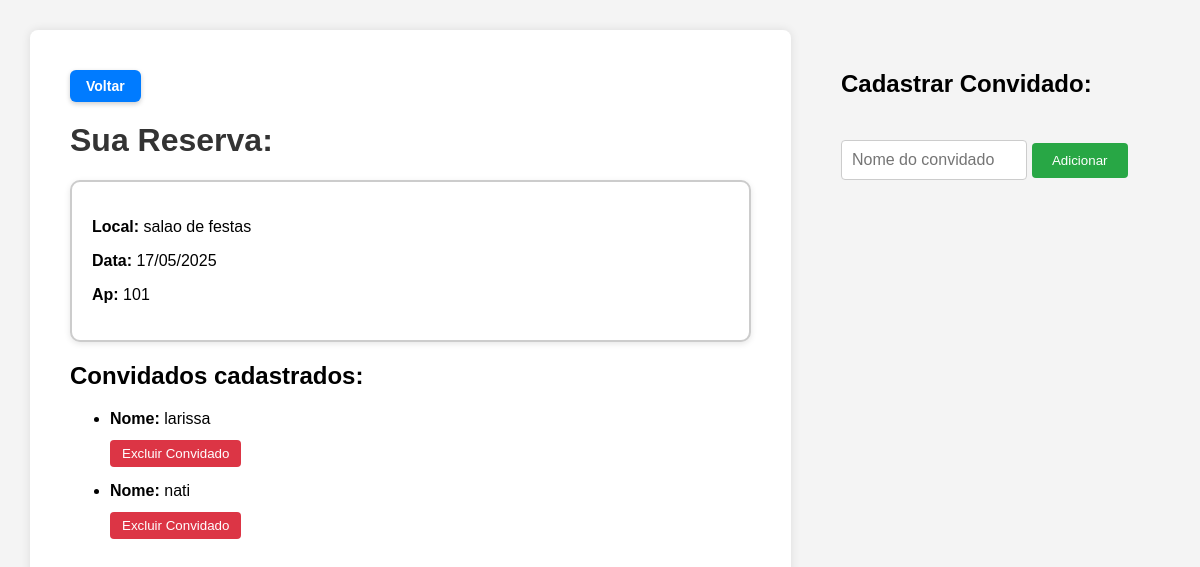
Page /cadastrar_visitantes_Evento.html/2 on the earlier database version.
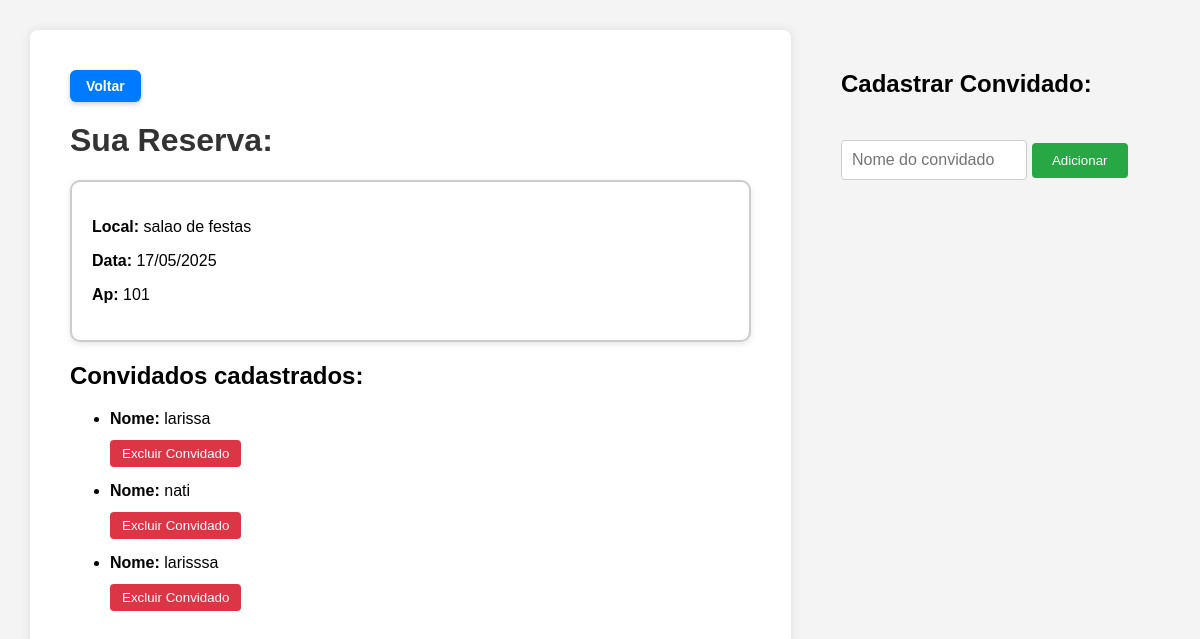
Same page on the later database version.
### app.py (models this page shows)
class ConvidadoEvento(db.Model):
    __tablename__ = 'visitantes_eventos'
    id_visitante = db.Column(db.Integer, primary_key=True)
    id_agendamento = db.Column(db.Integer, db.ForeignKey('agendamento_evento.id'), nullable=False)
    nome = db.Column(db.String(50), nullable=False)
    apartamento = db.Column(db.String(10), nullable=False)

### app.py (the view)
@app.route('/cadastrar_visitantes_Evento.html/<int:id>')
def cadastrar_visitantes_Evento(id):
    eventoCarregado = get_eventos(id)
    convidadosCarregados = get_convidados(id)
    return render_template('cadastrar_visitantes_Evento.html', evento = eventoCarregado , convidados = convidadosCarregados)

### app.py (called while the page is built)
def get_eventos(id):
    eventos = Espaco.query.filter_by(id = id).first()
    if eventos is None:
        abort(484)
    return eventos

def get_convidados(id_agendamento):
    convidados = ConvidadoEvento.query.filter_by(id_agendamento = id_agendamento).all()
    if convidados is None:
        abort(484)
    return convidados

### templates/cadastrar_visitantes_Evento.html (shortened to what this page needs)
<!DOCTYPE html>
<html lang="pt-br">
<head>
</head>
  <body>
    <div class="container">
      <div class="formulario">
        <a href="/cadastro_evento" class="botao-voltar">Voltar</a>
        <h1>Sua Reserva:</h1>
        <div class="perfil-info">
          <p><strong>Local:</strong> {{ evento.ambientes }}</p>
          <p><strong>Data:</strong> {{ evento.data.strftime('%d/%m/%Y') }}</p>
          <p><strong>Ap:</strong> {{ evento.apartamento }}</p>
        </div>
        <h2>Convidados cadastrados:</h2>
        <ul>
          {% for convidado in convidados %}
            <li>
              <strong>Nome:</strong> {{ convidado.nome }}
              <form action="{{ url_for('deleteConvidado', id=convidado['id_visitante']) }}" method="POST">
                <input type="submit" value="Excluir Convidado" class="btn-excluir"
                onclick="return confirm('Tem certeza que deseja excluir esse convidado?')">
              </form>
            </li>
          {% endfor %}
        </ul>
      </div>
      <div class="cadastro-convidado">
        <h2>Cadastrar Convidado:</h2>
        <form method="POST" action="{{ url_for('adicionarVisitante', id=evento['id']) }}">
          <input type="text" name="nome_convidado" placeholder="Nome do convidado" required>
          <button type="submit">Adicionar</button>
        </form>
      </div>
    </div>
  </body>
</html>

Differences in the rows shown:
added ConvidadoEvento: nome "larisssa"
